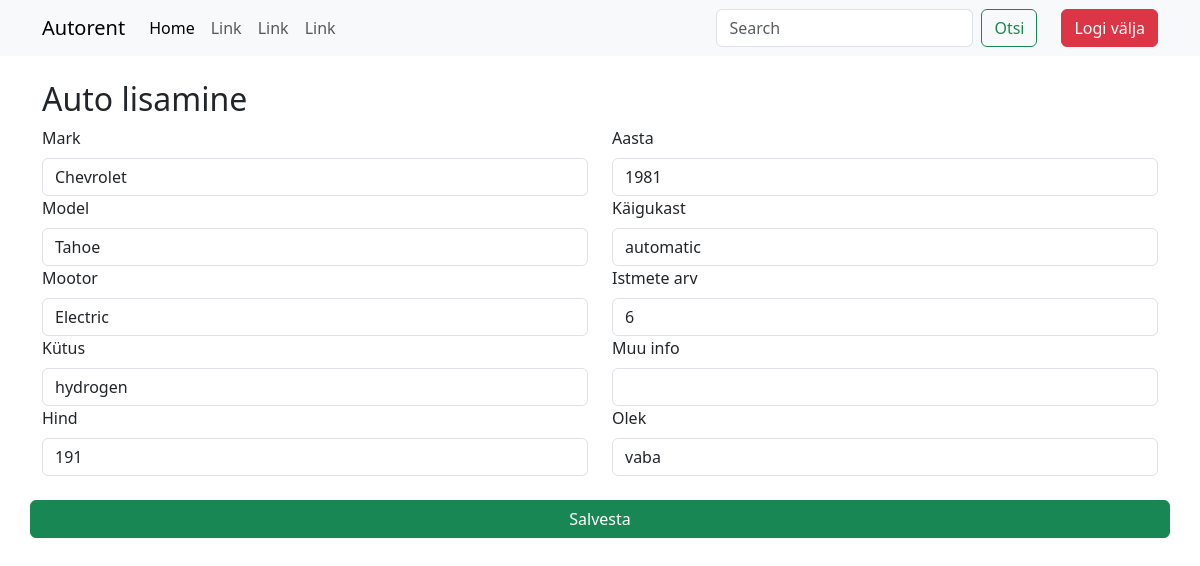
/admin/muuda.php?editid=6 (signed in), run on the app's committed database.
### tables this page shows
CREATE TABLE `cars` (
  `id` int(4) NOT NULL AUTO_INCREMENT,
  `mark` varchar(255) NOT NULL,
  `model` varchar(255) NOT NULL,
  `engine` varchar(255) NOT NULL,
  `fuel` varchar(255) NOT NULL,
  `price` int(4) NOT NULL,
  `image` varchar(255) NOT NULL,
  `year` year(4) NOT NULL,
  `transmission` varchar(225) NOT NULL,
  `seats` int(1) NOT NULL,
  `description` varchar(255) NOT NULL,
  `status` enum('vaba','rendidud','hoolduses') NOT NULL,
  PRIMARY KEY (`id`)
);

### admin/muuda.php (the view, shortened to what this page needs)
<?php include('../config.php'); ?>
<?php include('../header.php'); ?>
<?php
    if(isset($_GET["editid"])){
        $id = $_GET["editid"];
        $paring = "SELECT * FROM cars WHERE id=$id";
        $valjund = mysqli_query($yhendus, $paring);
        $rida = mysqli_fetch_assoc($valjund);
    }
?>
<div class="container">
    <h2>Auto lisamine</h2>
    <form action="muuda.php" method="get">
        <div class="row g-4">
            <div class="col-sm-6">
                <label for="mark" class="form-label">Mark</label>
                <input type="text" class="form-control" id="mark" name="mark" value="<?= $rida['mark']; ?>">
                <label for="model" class="form-label">Model</label>
                <input type="text" class="form-control" id="model" name="model" value="<?= $rida['model']; ?>">
                <label for="engine" class="form-label">Mootor</label>
                <input type="text" class="form-control" id="engine" name="engine" value="<?= $rida['engine']; ?>">
                <label for="fuel" class="form-label">Kütus</label>
                <input type="text" class="form-control" id="fuel" name="fuel" value="<?= $rida['fuel']; ?>">
                <label for="price" class="form-label">Hind</label>
                <input type="number" class="form-control" id="price" name="price" value="<?= $rida['price']; ?>">
            </div>
            <div class="col-sm-6">
                <label for="year" class="form-label">Aasta</label>
                <input type="number" class="form-control" id="year" name="year" value="<?= $rida['year']; ?>">
                <label for="transmission" class="form-label">Käigukast</label>
                <input type="text" class="form-control" id="transmission" name="transmission" value="<?= $rida['transmission']; ?>">
                <label for="seats" class="form-label">Istmete arv</label>
                <input type="number" class="form-control" id="seats" name="seats" value="<?= $rida['seats']; ?>">
                <label for="description" class="form-label">Muu info</label>
                <input type="text" class="form-control" id="description" name="description" value="<?= $rida['description']; ?>">
                <label for="status" class="form-label">Olek</label>
                <input type="text" class="form-control" id="status" name="status" value="<?= $rida['status']; ?>">
            </div>
            <input type="submit" value="Salvesta" class="btn btn-success">
        </div>
    </form>
</div>
  </body>
</html>

### data on the page
cars: mark "Chevrolet", model "Tahoe", engine "Electric", fuel "hydrogen", price "191", year "1981", transmission "automatic", seats "6", status "vaba"
